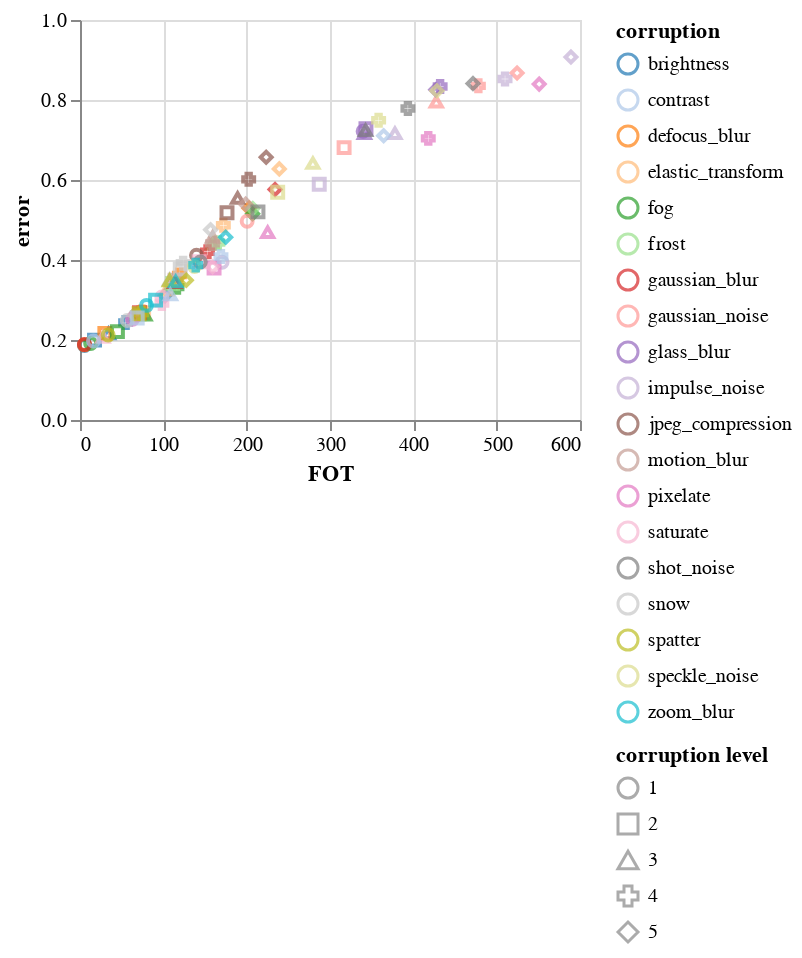

Notebook cell for this chart:
### Code cell
alt.Chart(alt.Data(values=logits_results)).mark_point().encode(
    x=alt.X('metric:Q',title='FOT'), 
    y='error:Q',
    color=alt.Color('corruption:N', scale=alt.Scale(scheme='category20')),
    shape='corruption level:O'
).properties(
    width=250,
    height=200
)

### Figure 1 — Vega-Lite specification as saved in the notebook (floating-point values rounded to 4 significant figures)
{"config": {"view": {"continuousWidth": 400, "continuousHeight": 300}}, "data": {"values": [{"corruption": "brightness", "corruption level": 1, "swd": 5.395, "acc": 0.8138, "error": 0.1862, "metric": 5.395}, {"corruption": "brightness", "corruption level": 2, "swd": 17.44, "acc": 0.8003, "error": 0.1997, "metric": 17.44}, {"corruption": "brightness", "corruption level": 3, "swd": 34.16, "acc": 0.784, "error": 0.216, "metric": 34.16}, {"corruption": "brightness", "corruption level": 4, "swd": 54.73, "acc": 0.756, "error": 0.244, "metric": 54.73}, {"corruption": "brightness", "corruption level": 5, "swd": 102.1, "acc": 0.6888, "error": 0.3112, "metric": 102.1}, {"corruption": "defocus_blur", "corruption level": 1, "swd": 5.375, "acc": 0.8121, "error": 0.1879, "metric": 5.375}, {"corruption": "defocus_blur", "corruption level": 2, "swd": 29.84, "acc": 0.784, "error": 0.216, "metric": 29.84}, {"corruption": "defocus_blur", "corruption level": 3, "swd": 70.7, "acc": 0.7321, "error": 0.2679, "metric": 70.7}, {"corruption": "defocus_blur", "corruption level": 4, "swd": 119.3, "acc": 0.6376, "error": 0.3624, "metric": 119.3}, {"corruption": "defocus_blur", "corruption level": 5, "swd": 202.8, "acc": 0.4704, "error": 0.5296, "metric": 202.8}, {"corruption": "elastic_transform", "corruption level": 1, "swd": 74.93, "acc": 0.7283, "error": 0.2717, "metric": 74.93}, {"corruption": "elastic_transform", "corruption level": 2, "swd": 76.35, "acc": 0.732, "error": 0.268, "metric": 76.35}, {"corruption": "elastic_transform", "corruption level": 3, "swd": 104.0, "acc": 0.6741, "error": 0.3259, "metric": 104.0}, {"corruption": "elastic_transform", "corruption level": 4, "swd": 172.0, "acc": 0.5131, "error": 0.4869, "metric": 172.0}, {"corruption": "elastic_transform", "corruption level": 5, "swd": 239.2, "acc": 0.3722, "error": 0.6278, "metric": 239.2}, {"corruption": "fog", "corruption level": 1, "swd": 12.82, "acc": 0.8089, "error": 0.1911, "metric": 12.82}, {"corruption": "fog", "corruption level": 2, "swd": 44.9, "acc": 0.7791, "error": 0.2209, "metric": 44.9}, {"corruption": "fog", "corruption level": 3, "swd": 77.88, "acc": 0.737, "error": 0.263, "metric": 77.88}, {"corruption": "fog", "corruption level": 4, "swd": 116.4, "acc": 0.6679, "error": 0.3321, "metric": 116.4}, {"corruption": "fog", "corruption level": 5, "swd": 207.1, "acc": 0.4845, "error": 0.5155, "metric": 207.1}, {"corruption": "frost", "corruption level": 1, "swd": 68.15, "acc": 0.7362, "error": 0.2638, "metric": 68.15}, {"corruption": "frost", "corruption level": 2, "swd": 111.1, "acc": 0.6586, "error": 0.3414, "metric": 111.1}, {"corruption": "frost", "corruption level": 3, "swd": 159.0, "acc": 0.5585, "error": 0.4415, "metric": 159.0}, {"corruption": "frost", "corruption level": 4, "swd": 165.4, "acc": 0.5567, "error": 0.4433, "metric": 165.4}, {"corruption": "frost", "corruption level": 5, "swd": 207.3, "acc": 0.4715, "error": 0.5285, "metric": 207.3}, {"corruption": "gaussian_blur", "corruption level": 1, "swd": 5.321, "acc": 0.8113, "error": 0.1887, "metric": 5.321}, {"corruption": "gaussian_blur", "corruption level": 2, "swd": 71.4, "acc": 0.7319, "error": 0.2681, "metric": 71.4}, {"corruption": "gaussian_blur", "corruption level": 3, "swd": 113.6, "acc": 0.6554, "error": 0.3446, "metric": 113.6}, {"corruption": "gaussian_blur", "corruption level": 4, "swd": 153.0, "acc": 0.5793, "error": 0.4207, "metric": 153.0}, {"corruption": "gaussian_blur", "corruption level": 5, "swd": 234.1, "acc": 0.4238, "error": 0.5762, "metric": 234.1}, {"corruption": "gaussian_noise", "corruption level": 1, "swd": 200.6, "acc": 0.5033, "error": 0.4967, "metric": 200.6}, {"corruption": "gaussian_noise", "corruption level": 2, "swd": 316.9, "acc": 0.3191, "error": 0.6809, "metric": 316.9}, {"corruption": "gaussian_noise", "corruption level": 3, "swd": 427.5, "acc": 0.2041, "error": 0.7959, "metric": 427.5}, {"corruption": "gaussian_noise", "corruption level": 4, "swd": 478.1, "acc": 0.1646, "error": 0.8354, "metric": 478.1}, {"corruption": "gaussian_noise", "corruption level": 5, "swd": 524.5, "acc": 0.1325, "error": 0.8675, "metric": 524.5}, {"corruption": "glass_blur", "corruption level": 1, "swd": 339.7, "acc": 0.2782, "error": 0.7218, "metric": 339.7}, {"corruption": "glass_blur", "corruption level": 2, "swd": 343.2, "acc": 0.2721, "error": 0.7279, "metric": 343.2}, {"corruption": "glass_blur", "corruption level": 3, "swd": 341.3, "acc": 0.2831, "error": 0.7169, "metric": 341.3}, {"corruption": "glass_blur", "corruption level": 4, "swd": 432.2, "acc": 0.1664, "error": 0.8336, "metric": 432.2}, {"corruption": "glass_blur", "corruption level": 5, "swd": 426.9, "acc": 0.1744, "error": 0.8256, "metric": 426.9}, {"corruption": "impulse_noise", "corruption level": 1, "swd": 170.4, "acc": 0.6058, "error": 0.3942, "metric": 170.4}, {"corruption": "impulse_noise", "corruption level": 2, "swd": 287.1, "acc": 0.4104, "error": 0.5896, "metric": 287.1}, {"corruption": "impulse_noise", "corruption level": 3, "swd": 377.9, "acc": 0.2831, "error": 0.7169, "metric": 377.9}, {"corruption": "impulse_noise", "corruption level": 4, "swd": 510.0, "acc": 0.1474, "error": 0.8526, "metric": 510.0}, {"corruption": "impulse_noise", "corruption level": 5, "swd": 589.1, "acc": 0.0926, "error": 0.9074, "metric": 589.1}, {"corruption": "jpeg_compression", "corruption level": 1, "swd": 139.8, "acc": 0.588, "error": 0.412, "metric": 139.8}, {"corruption": "jpeg_compression", "corruption level": 2, "swd": 176.4, "acc": 0.4819, "error": 0.5181, "metric": 176.4}, {"corruption": "jpeg_compression", "corruption level": 3, "swd": 189.1, "acc": 0.4449, "error": 0.5551, "metric": 189.1}, {"corruption": "jpeg_compression", "corruption level": 4, "swd": 202.4, "acc": 0.3983, "error": 0.6017, "metric": 202.4}, {"corruption": "jpeg_compression", "corruption level": 5, "swd": 223.4, "acc": 0.343, "error": 0.657, "metric": 223.4}, {"corruption": "motion_blur", "corruption level": 1, "swd": 66.42, "acc": 0.7394, "error": 0.2606, "metric": 66.42}, {"corruption": "motion_blur", "corruption level": 2, "swd": 114.1, "acc": 0.6508, "error": 0.3492, "metric": 114.1}, {"corruption": "motion_blur", "corruption level": 3, "swd": 159.1, "acc": 0.5427, "error": 0.4573, "metric": 159.1}, {"corruption": "motion_blur", "corruption level": 4, "swd": 159.1, "acc": 0.5585, "error": 0.4415, "metric": 159.1}, {"corruption": "motion_blur", "corruption level": 5, "swd": 198.8, "acc": 0.4604, "error": 0.5396, "metric": 198.8}, {"corruption": "pixelate", "corruption level": 1, "swd": 63.02, "acc": 0.7482, "error": 0.2518, "metric": 63.02}, {"corruption": "pixelate", "corruption level": 2, "swd": 160.9, "acc": 0.62, "error": 0.38, "metric": 160.9}, {"corruption": "pixelate", "corruption level": 3, "swd": 225.2, "acc": 0.5304, "error": 0.4696, "metric": 225.2}, {"corruption": "pixelate", "corruption level": 4, "swd": 417.9, "acc": 0.2959, "error": 0.7041, "metric": 417.9}, {"corruption": "pixelate", "corruption level": 5, "swd": 551.0, "acc": 0.1603, "error": 0.8397, "metric": 551.0}, {"corruption": "saturate", "corruption level": 1, "swd": 98.21, "acc": 0.6925, "error": 0.3075, "metric": 98.21}, {"corruption": "saturate", "corruption level": 2, "swd": 143.0, "acc": 0.6045, "error": 0.3955, "metric": 143.0}, {"corruption": "saturate", "corruption level": 3, "swd": 27.53, "acc": 0.7923, "error": 0.2077, "metric": 27.53}, {"corruption": "saturate", "corruption level": 4, "swd": 98.26, "acc": 0.7087, "error": 0.2913, "metric": 98.26}, {"corruption": "saturate", "corruption level": 5, "swd": 159.2, "acc": 0.6169, "error": 0.3831, "metric": 159.2}, {"corruption": "shot_noise", "corruption level": 1, "swd": 144.3, "acc": 0.605, "error": 0.395, "metric": 144.3}, {"corruption": "shot_noise", "corruption level": 2, "swd": 213.5, "acc": 0.4797, "error": 0.5203, "metric": 213.5}, {"corruption": "shot_noise", "corruption level": 3, "swd": 342.6, "acc": 0.2756, "error": 0.7244, "metric": 342.6}, {"corruption": "shot_noise", "corruption level": 4, "swd": 393.5, "acc": 0.2213, "error": 0.7787, "metric": 393.5}, {"corruption": "shot_noise", "corruption level": 5, "swd": 471.6, "acc": 0.1589, "error": 0.8411, "metric": 471.6}, {"corruption": "snow", "corruption level": 1, "swd": 56.71, "acc": 0.7514, "error": 0.2486, "metric": 56.71}, {"corruption": "snow", "corruption level": 2, "swd": 120.3, "acc": 0.6228, "error": 0.3772, "metric": 120.3}, {"corruption": "snow", "corruption level": 3, "swd": 107.6, "acc": 0.649, "error": 0.351, "metric": 107.6}, {"corruption": "snow", "corruption level": 4, "swd": 123.8, "acc": 0.6079, "error": 0.3921, "metric": 123.8}, {"corruption": "snow", "corruption level": 5, "swd": 156.7, "acc": 0.5243, "error": 0.4757, "metric": 156.7}, {"corruption": "spatter", "corruption level": 1, "swd": 33.81, "acc": 0.7873, "error": 0.2127, "metric": 33.81}, {"corruption": "spatter", "corruption level": 2, "swd": 70.99, "acc": 0.7342, "error": 0.2658, "metric": 70.99}, {"corruption": "spatter", "corruption level": 3, "swd": 107.5, "acc": 0.6513, "error": 0.3487, "metric": 107.5}, {"corruption": "spatter", "corruption level": 4, "swd": 73.71, "acc": 0.7325, "error": 0.2675, "metric": 73.71}, {"corruption": "spatter", "corruption level": 5, "swd": 127.6, "acc": 0.6506, "error": 0.3494, "metric": 127.6}, {"corruption": "speckle_noise", "corruption level": 1, "swd": 137.4, "acc": 0.6163, "error": 0.3837, "metric": 137.4}, {"corruption": "speckle_noise", "corruption level": 2, "swd": 237.2, "acc": 0.4308, "error": 0.5692, "metric": 237.2}, {"corruption": "speckle_noise", "corruption level": 3, "swd": 279.5, "acc": 0.3578, "error": 0.6422, "metric": 279.5}, {"corruption": "speckle_noise", "corruption level": 4, "swd": 358.3, "acc": 0.2506, "error": 0.7494, "metric": 358.3}, {"corruption": "speckle_noise", "corruption level": 5, "swd": 428.3, "acc": 0.1769, "error": 0.8231, "metric": 428.3}, {"corruption": "zoom_blur", "corruption level": 1, "swd": 79.82, "acc": 0.7134, "error": 0.2866, "metric": 79.82}, {"corruption": "zoom_blur", "corruption level": 2, "swd": 90.69, "acc": 0.7003, "error": 0.2997, "metric": 90.69}, {"corruption": "zoom_blur", "corruption level": 3, "swd": 114.8, "acc": 0.654, "error": 0.346, "metric": 114.8}, {"corruption": "zoom_blur", "corruption level": 4, "swd": 138.9, "acc": 0.6128, "error": 0.3872, "metric": 138.9}, {"corruption": "zoom_blur", "corruption level": 5, "swd": 174.9, "acc": 0.5432, "error": 0.4568, "metric": 174.9}, {"corruption": "contrast", "corruption level": 1, "swd": 16.17, "acc": 0.8023, "error": 0.1977, "metric": 16.17}, {"corruption": "contrast", "corruption level": 2, "swd": 68.65, "acc": 0.745, "error": 0.255, "metric": 68.65}, {"corruption": "contrast", "corruption level": 3, "swd": 108.5, "acc": 0.6865, "error": 0.3135, "metric": 108.5}, {"corruption": "contrast", "corruption level": 4, "swd": 169.2, "acc": 0.5913, "error": 0.4087, "metric": 169.2}, {"corruption": "contrast", "corruption level": 5, "swd": 364.4, "acc": 0.2893, "error": 0.7107, "metric": 364.4}]}, "mark": "point", "encoding": {"color": {"field": "corruption", "scale": {"scheme": "category20"}, "type": "nominal"}, "shape": {"field": "corruption level", "type": "ordinal"}, "x": {"field": "metric", "title": "FOT", "type": "quantitative"}, "y": {"field": "error", "type": "quantitative"}}, "height": 200, "width": 250, "$schema": "https://vega.github.io/schema/vega-lite/v4.17.0.json"}
